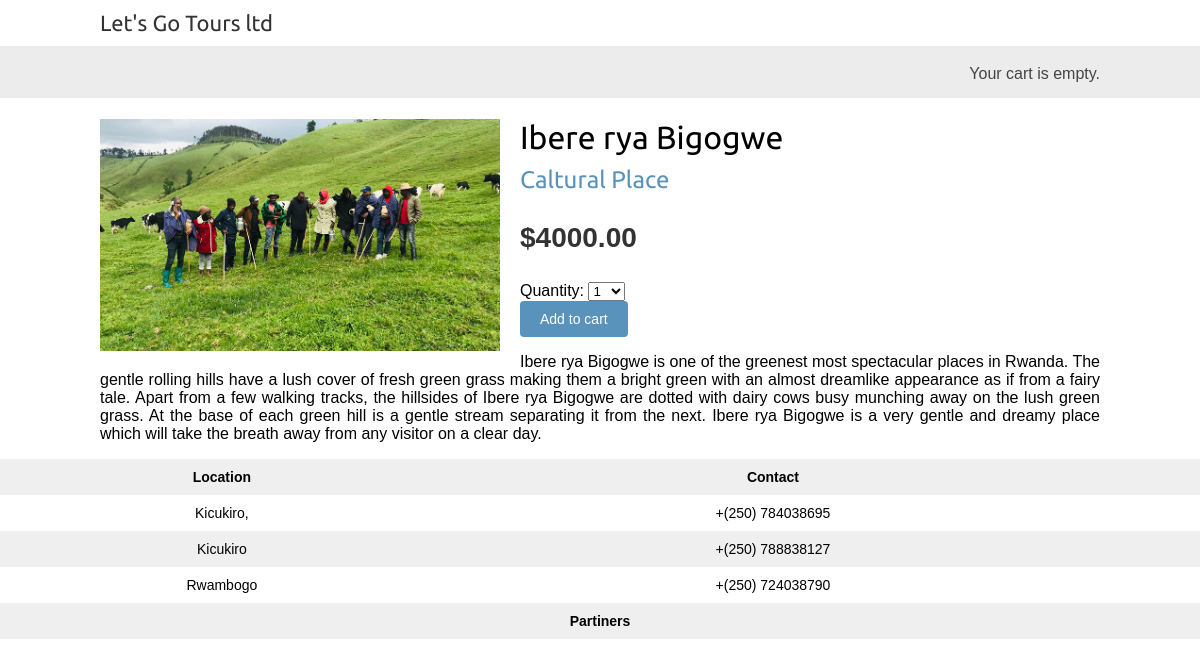
/7/ibere-rya-bigogwe/, run on the app's committed database.
### shop/models.py (models this page shows, shortened)
class Product(models.Model):
    category=models.ForeignKey(Category,
                               related_name='products',
                               on_delete=models.CASCADE)
    name=models.CharField(max_length=200)
    slug=models.SlugField(max_length=200)
    image=models.ImageField(upload_to='product/%Y/%m/%d',
                            blank=True)
    description=models.TextField(blank=True)
    price=models.DecimalField(max_digits=10,
                              decimal_places=2)
    available=models.BooleanField(default=True)
    created=models.DateTimeField(auto_now_add=True)
    updated=models.DateTimeField(auto_now=True)
    class Meta:
        ordering=['name']
        indexes=[
            models.Index(fields=['id','slug']),
            models.Index(fields=['name']),
            models.Index(fields=['-created'])
        ]

class Category(models.Model):
    name=models.CharField(max_length=200)
    slug=models.SlugField(max_length=200,
                          unique=True)
    class Meta:
        ordering=['name']
        indexes=[
            models.Index(fields=['name']),
        ]
        verbose_name='category'
        verbose_name_plural='categories'
    def __str__(self):
        return self.name
    def get_absolute_url(self):
        return reverse('shop:product_list_by_category',
                       args=[self.slug])

### shop/views.py (the view)
# urls.py: path('<int:id>/<slug:slug>/',views.product_detail,name='product_detail')
def product_detail(request,id,slug):
    product=get_object_or_404(Product,
                              id=id,
                              slug=slug,
                              available=True)
    cart_product_form=CartAddProductForm()
    return render(request,
                  'shop/product/detail.html',
                  {'product':product,
                   'cart_product_form':cart_product_form})

### cart/forms.py
class CartAddProductForm(forms.Form):
    quantity=forms.TypedChoiceField(
                                choices=PRODUCT_QUANTITY_CHOICES,coerce=int)
    override=forms.BooleanField(required=False,
                                initial=False,
                                widget=forms.HiddenInput)

### cart/cart.py (called while the page is built)
    def __len__(self):
        return sum(item['quantity'] for item in self.cart.values())

### cart/context_processor.py (called while the page is built)
def cart(request):
    return{'cart': Cart(request)}

### shop/templates/shop/product/detail.html (shortened to what this page needs)
{% extends "shop/base.html" %}
{% load static %}
{% block content %}
 <div class="product-detail">
 <img src="{% if product.image %}{{ product.image.url }}{% else %}
 {% static "img/no_image.png" %}{% endif %}">
 <h1>{{ product.name }}</h1>
 <h2>
 <a href="{{ product.category.get_absolute_url }}">
 {{ product.category }}
 </a>
 </h2>
 <p class="price">${{ product.price }}</p>
 <form action="{% url "cart:cart_add" product.id %}" method="post">
    {{ cart_product_form }}
    <input type="submit" value="Add to cart">
   </form>
 {{ product.description|linebreaks }}
 </div>
{% endblock %}

### shop/static/css/base.css (style rules this page uses)
body { margin: 0; padding: 0; font-family: helvetica, sans-serif; }
h1, h2, h3, h4, h5, h6 { font-family: "Ubuntu", sans-serif; font-weight: normal; }
a { text-decoration: none; color: #5993bb; }
a.button, input[type="submit"] { color: #fff; background: #5993bb; border-radius: 4px; padding: 10px 20px; font-size: 14px; border: 0; }
.product-detail { text-align: justify; }
.product-detail .price { color: #333; font-size: 28px; font-weight: bold; }
.product-detail img { width: 40%; float: left; padding: 0 20px 20px 0; }
.product-detail h1 { margin-bottom: 0; }
.product-detail h2 { margin-top: 10px; }

### data on the page
Product: image (picture), name "Ibere rya Bigogwe", category "Caltural Place", price "4000.00", description "Ibere rya Bigogwe is one of the greenest most spectacular places in Rwanda. The gentle rolling hills have a lush cover of fresh green grass making them a bright green with an almost dreamlike appearance as if from a fairy tale. Apart from a few walking tracks, the hillsides of Ibere rya Bigogwe are dotted with dairy cows busy munching away on the lush green grass. At the base of each green hill is a gentle stream separating it from the next. Ibere rya Bigogwe is a very gentle and dreamy place which will take the breath away from any visitor on a clear day."
